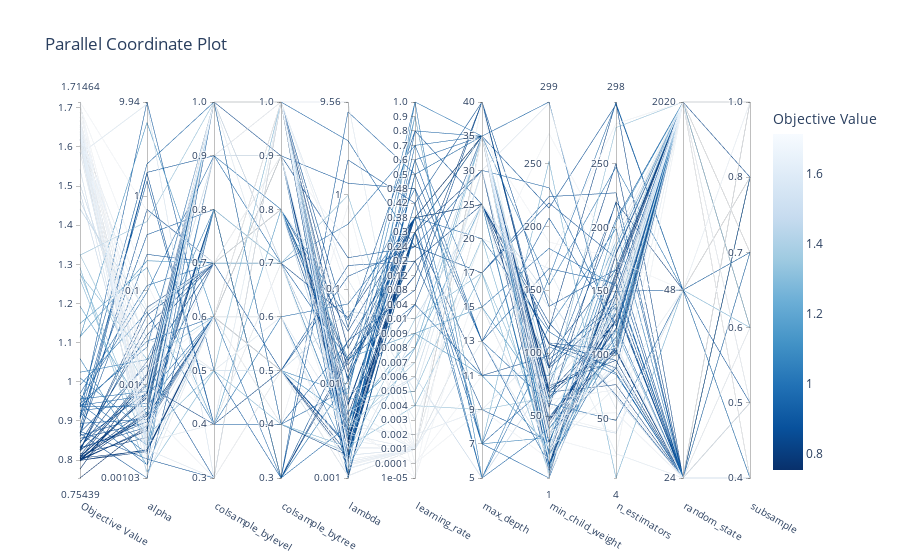

Notebook code for this chart:
### Code cell
from matplotlib import pyplot as plt
fig_study = optuna.visualization.plot_parallel_coordinate(study, params=["lambda", "alpha","colsample_bytree","colsample_bylevel","subsample","learning_rate","n_estimators","max_depth","random_state","min_child_weight"])
plt.savefig('plot.png', dpi=300, bbox_inches='tight')
fig_study.show()
